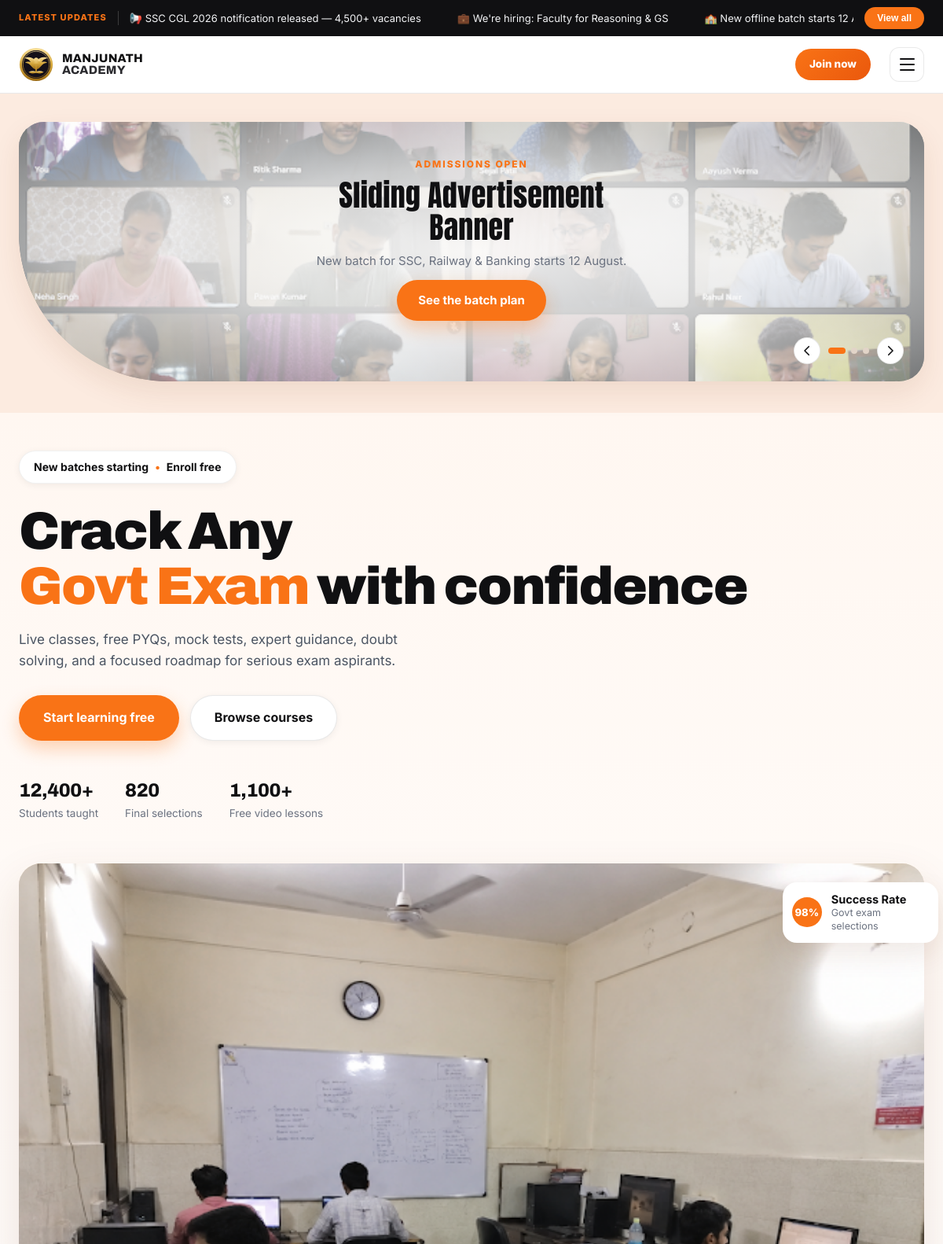
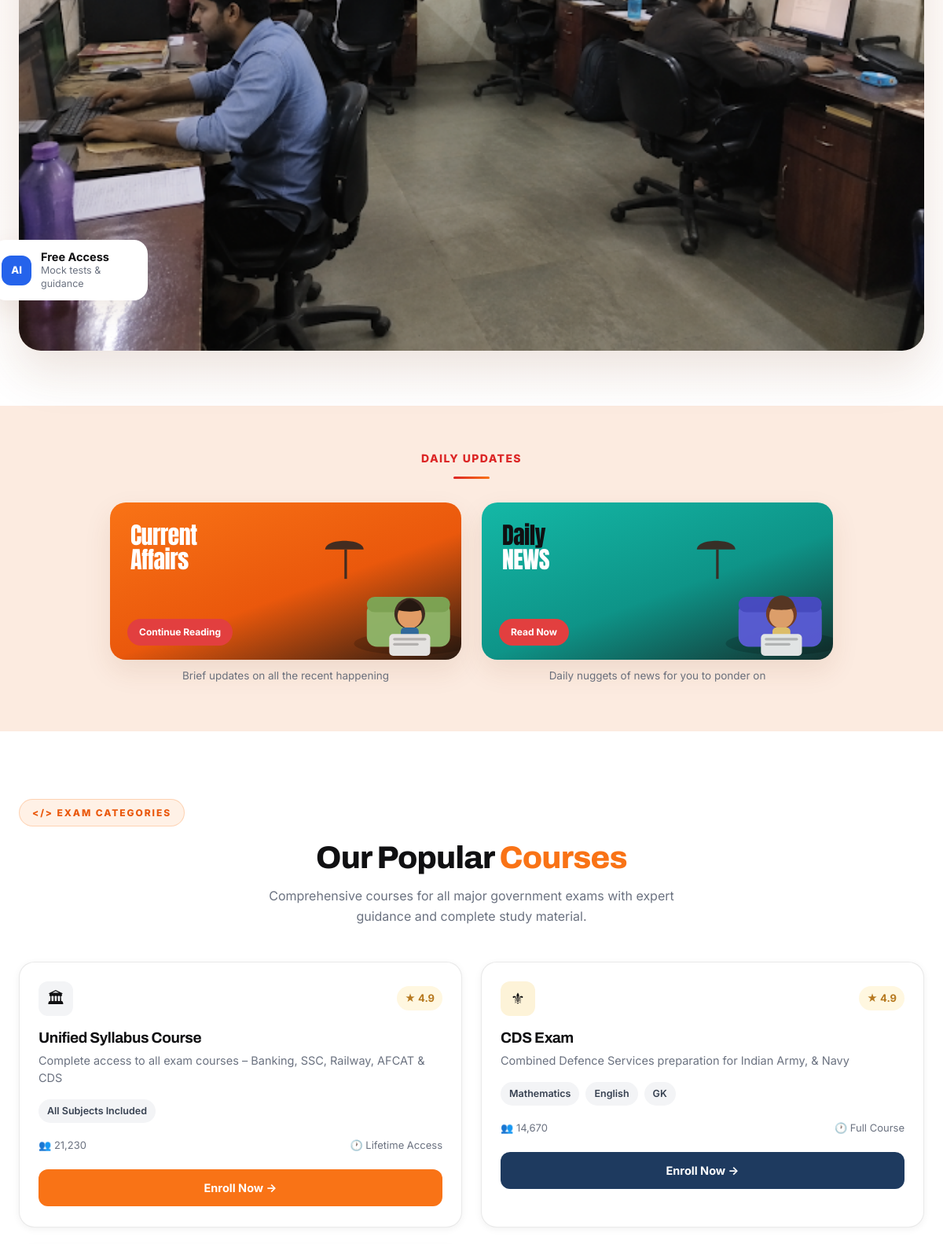
The page / (upper part) on the database its author committed (2 pictures, top to bottom).
### myapp/models.py (models this page shows, shortened)
class Notification(models.Model):
    order = models.PositiveIntegerField(default=0)
    text = models.CharField(max_length=200, help_text='Short scrolling line, e.g. "SSC CGL 2026 notification released — 4,500+ vacancies"')
    detail = models.TextField(blank=True, help_text='Longer text shown in the popup when a student taps this notification')
    link = models.URLField(blank=True, help_text='Official link (apply page, PDF, etc). Shown as a button in the popup.')
    is_active = models.BooleanField(default=True)
    created_at = models.DateTimeField(auto_now_add=True)
    class Meta:
        ordering = ['order', '-created_at']

class BannerSlide(models.Model):
    order = models.PositiveIntegerField(default=0)
    kicker = models.CharField(max_length=100, blank=True, help_text='Small label above the title, e.g. "Admissions open"')
    title = models.CharField(max_length=200)
    subtitle = models.CharField(max_length=300, blank=True)
    button_text = models.CharField(max_length=50, blank=True)
    button_link = models.CharField(max_length=300, blank=True, help_text='e.g. #popular-courses or a full https:// URL')
    image = models.ImageField(upload_to='banner/', blank=True, null=True)
    image_url = models.URLField(blank=True, help_text='Used only if no image is uploaded above')
    is_active = models.BooleanField(default=True)
    class Meta:
        ordering = ['order', 'id']
    @property
    def display_image_url(self):
        if self.image:
            return self.image.url
        return self.image_url

class HeroSection(models.Model):
    VISUAL_ILLUSTRATION = 'illustration'
    VISUAL_IMAGE = 'image'
    VISUAL_VIDEO = 'video'
    VISUAL_TYPE_CHOICES = [
        (VISUAL_ILLUSTRATION, 'Default illustration'),
        (VISUAL_IMAGE, 'Image'),
        (VISUAL_VIDEO, 'Video'),
    ]
    ILLUSTRATION_CHOICES = [
        ('study', 'Studying with a laptop'),
        ('reading', 'Reading a book'),
        ('graduate', 'Graduation success'),
        ('online_class', 'Live online class'),
        ('exam', 'Writing an exam'),
    ]
    badge_text = models.CharField(max_length=80, blank=True, default='New batches starting')
    badge_highlight = models.CharField(max_length=80, blank=True, default='Enroll free', help_text='Shown after the small dot in the badge pill')
    heading_prefix = models.CharField(max_length=100, blank=True, default='Crack Any', help_text='First line of the heading')
    heading_highlight = models.CharField(max_length=100, blank=True, default='Govt Exam', help_text='Highlighted (orange) part of the heading')
    heading_suffix = models.CharField(max_length=100, blank=True, default='with confidence', help_text='Rest of the heading, after the highlight')
    subtitle = models.TextField(blank=True, default='Live classes, free PYQs, mock tests, expert guidance, doubt solving, and a focused roadmap for serious exam aspirants.')
    primary_btn_text = models.CharField(max_length=50, blank=True, default='Start learning free')
    primary_btn_link = models.CharField(max_length=300, blank=True, default='#admission')
    secondary_btn_text = models.CharField(max_length=50, blank=True, default='Browse courses')
    secondary_btn_link = models.CharField(max_length=300, blank=True, default='#popular-courses')
    stat1_number = models.CharField(max_length=20, blank=True, default='12,400+')
    stat1_label = models.CharField(max_length=60, blank=True, default='Students taught')
    stat2_number = models.CharField(max_length=20, blank=True, default='820')
    stat2_label = models.CharField(max_length=60, blank=True, default='Final selections')
    stat3_number = models.CharField(max_length=20, blank=True, default='1,100+')
    stat3_label = models.CharField(max_length=60, blank=True, default='Free video lessons')
    badge1_value = models.CharField(max_length=10, blank=True, default='98%', help_text='e.g. 98%')
    badge1_title = models.CharField(max_length=60, blank=True, default='Success Rate')
    badge1_subtitle = models.CharField(max_length=100, blank=True, default='Govt exam selections')
    badge2_value = models.CharField(max_length=10, blank=True, default='AI', help_text='e.g. AI')
    badge2_title = models.CharField(max_length=60, blank=True, default='Free Access')
    badge2_subtitle = models.CharField(max_length=100, blank=True, default='Mock tests & guidance')
    visual_type = models.CharField(max_length=15, choices=VISUAL_TYPE_CHOICES, default=VISUAL_ILLUSTRATION)
    illustration_style = models.CharField(max_length=20, choices=ILLUSTRATION_CHOICES, default='study', help_text='Used when visual type is "Default illustration".')
    visual_image = models.ImageField(upload_to='hero/', blank=True, null=True, help_text='Used when visual type is "Image". Recommended size: 520×420px.')
    visual_video_url = models.URLField(blank=True, help_text='Used when visual type is "Video". Paste a normal YouTube/Vimeo link, or a direct .mp4 link.')
    class Meta:
        verbose_name = 'Hero section'
        verbose_name_plural = 'Hero section'
    @classmethod
    def load(cls):
        obj, _ = cls.objects.get_or_create(pk=1)
        return obj

### myapp/views.py (the view)
# urls.py: path('', views.index, name='index'),
def index(request):
    banner_slides = BannerSlide.objects.filter(is_active=True)
    return render(request, 'myapp/index.html', {'banner_slides': banner_slides})

### myapp/context_processors.py (called while the page is built)
def site_settings(request):
    return {
        'site_settings': SiteSettings.load(),
        'top_notifications': Notification.objects.filter(is_active=True),
        'chatbot_settings': ChatbotSettings.load(),
        'chatbot_questions': ChatbotQuestion.objects.filter(is_active=True),
        'hero': HeroSection.load(),
    }

### myapp/models.py (called while the page is built)
    @classmethod
    def load(cls):
        obj, _ = cls.objects.get_or_create(pk=1)
        return obj

    @property
    def whatsapp_link(self):
        return f'https://wa.me/{self.whatsapp_number}' if self.whatsapp_number else ''

    @classmethod
    def load(cls):
        obj, _ = cls.objects.get_or_create(pk=1)
        return obj

### myapp/templates/myapp/index.html (shortened to what this page needs)
{% extends "myapp/base.html" %}
{% block content %}
<section class="ad-band" aria-label="Announcements">
  <div class="wrap">
    <div class="ad-card" id="adCard">
      <div class="ad-track" id="adTrack">
        {% if banner_slides %}
          {% for slide in banner_slides %}
          <article class="ad-slide{% if forloop.first %} is-active{% endif %}"{% if slide.display_image_url %} style="background-image:url('{{ slide.display_image_url }}')"{% endif %}>
            {% if slide.kicker %}<p class="ad-kicker">{{ slide.kicker }}</p>{% endif %}
            <h2 class="ad-title">{{ slide.title }}</h2>
            {% if slide.subtitle %}<p class="ad-sub">{{ slide.subtitle }}</p>{% endif %}
            {% if slide.button_text %}<a class="btn btn-primary" href="{{ slide.button_link|default:'#' }}">{{ slide.button_text }}</a>{% endif %}
          </article>
          {% endfor %}
        {% endif %}
      </div>
      <div class="ad-controls">
        <button class="ad-arrow" id="adPrev" aria-label="Previous announcement">
          <svg viewBox="0 0 24 24" aria-hidden="true"><path d="M15 5 8 12l7 7" fill="none" stroke="currentColor" stroke-width="2.2" stroke-linecap="round" stroke-linejoin="round"/></svg>
        </button>
        <div class="ad-dots" id="adDots" role="tablist" aria-label="Choose announcement"></div>
        <button class="ad-arrow" id="adNext" aria-label="Next announcement">
          <svg viewBox="0 0 24 24" aria-hidden="true"><path d="m9 5 7 7-7 7" fill="none" stroke="currentColor" stroke-width="2.2" stroke-linecap="round" stroke-linejoin="round"/></svg>
        </button>
      </div>
    </div>
  </div>
</section>
<section class="hero">
  <div class="wrap hero-grid">
    <div class="hero-copy">
      <p class="pill">{{ hero.badge_text }} <span class="dot">•</span> {{ hero.badge_highlight }}</p>
      <h1>{{ hero.heading_prefix }}<br><em>{{ hero.heading_highlight }}</em> {{ hero.heading_suffix }}</h1>
      <p class="lede">{{ hero.subtitle }}</p>
      <div class="hero-btns">
        {% if hero.primary_btn_text %}<a class="btn btn-primary btn-lg" href="{{ hero.primary_btn_link|default:'#' }}">{{ hero.primary_btn_text }}</a>{% endif %}
        {% if hero.secondary_btn_text %}<a class="btn btn-ghost btn-lg" href="{{ hero.secondary_btn_link|default:'#' }}">{{ hero.secondary_btn_text }}</a>{% endif %}
      </div>
      <ul class="hero-stats">
        <li><strong>{{ hero.stat1_number }}</strong><span>{{ hero.stat1_label }}</span></li>
        <li><strong>{{ hero.stat2_number }}</strong><span>{{ hero.stat2_label }}</span></li>
        <li><strong>{{ hero.stat3_number }}</strong><span>{{ hero.stat3_label }}</span></li>
      </ul>
    </div>
    <div class="hero-visual">
      <div class="visual-card">
        {% if hero.visual_type == 'image' and hero.visual_image %}
          <img class="hero-visual-media" src="{{ hero.visual_image.url }}" alt="">
        {% endif %}
      </div>
      <div class="float-card float-success">
        <span class="badge-round">{{ hero.badge1_value }}</span>
        <span class="float-text"><strong>{{ hero.badge1_title }}</strong>{{ hero.badge1_subtitle }}</span>
      </div>
      <div class="float-card float-access">
        <span class="badge-square">{{ hero.badge2_value }}</span>
        <span class="float-text"><strong>{{ hero.badge2_title }}</strong>{{ hero.badge2_subtitle }}</span>
      </div>
    </div>
  </div>
</section>
<section class="daily-band">
  <div class="wrap">
    <p class="daily-eyebrow">Daily Updates</p>
    <div class="daily-grid">
      <div class="daily-col">
        <article class="daily-card daily-current">
          <div class="daily-card-top">
          </div>
          <div class="daily-card-body">
            <h3>Current<br>Affairs</h3>
          </div>
          <a class="btn-daily btn-daily-red" href="#results">Continue Reading</a>
        </article>
        <p class="daily-caption">Brief updates on all the recent happening</p>
      </div>
      <div class="daily-col">
        <article class="daily-card daily-kbc">
          <div class="daily-card-top">
          </div>
          <div class="daily-card-body">
            <h3 class="kbc-title"><span>Daily</span>NEWS</h3>
          </div>
          <a class="btn-daily btn-daily-red" href="#results">Read Now</a>
        </article>
        <p class="daily-caption">Daily nuggets of news for you to ponder on</p>
      </div>
    </div>
  </div>
</section>
<section class="section" id="popular-courses">
  <div class="wrap">
    <p class="eyebrow eyebrow-pill">&lt;/&gt; Exam Categories</p>
    <h2 class="section-title center-title">Our Popular <span class="text-orange">Courses</span></h2>
    <p class="section-sub">Comprehensive courses for all major government exams with expert guidance and complete study material.</p>
    <div class="pc-grid">
      <article class="pc-card">
        <div class="pc-top">
          <span class="pc-icon pc-icon-grey">🏛</span>
          <span class="pc-rating">★ 4.9</span>
        </div>
        <h3>Unified Syllabus Course</h3>
        <p>Complete access to all exam courses – Banking, SSC, Railway, AFCAT &amp; CDS</p>
        <div class="pc-tags"><span>All Subjects Included</span></div>
        <div class="pc-meta"><span>👥 21,230</span><span>🕐 Lifetime Access</span></div>
        <a class="btn-pc btn-pc-orange" href="#contact">Enroll Now →</a>
      </article>
      <article class="pc-card">
        <div class="pc-top">
          <span class="pc-icon pc-icon-gold">⚜</span>
          <span class="pc-rating">★ 4.9</span>
        </div>
        <h3>CDS Exam</h3>
        <p>Combined Defence Services preparation for Indian Army, &amp; Navy</p>
        <div class="pc-tags"><span>Mathematics</span><span>English</span><span>GK</span></div>
        <div class="pc-meta"><span>👥 14,670</span><span>🕐 Full Course</span></div>
        <a class="btn-pc btn-pc-navy" href="#contact">Enroll Now →</a>
      </article>
    </div>
  </div>
</section>
{% endblock %}

### myapp/templates/myapp/base.html (shortened to what this page needs)
<!DOCTYPE html>
<html lang="en">
<head>
</head>
<body>
<div class="notif-bar" id="notifBar">
  <div class="wrap notif-inner">
    <span class="notif-label">Latest Updates</span>
    <div class="notif-track" id="notifTrack">
      {% for notification in top_notifications %}
      <a class="notif-item" href="#" data-detail="{{ notification.detail }}" data-link="{{ notification.link }}">{{ notification.text }}</a>
      {% endfor %}
    </div>
    <button class="notif-viewall" id="notifViewAll">View all</button>
  </div>
</div>
<header class="site-header" id="top">
  <div class="wrap header-inner">
    <a class="brand" href="{% url 'index' %}" aria-label="Manjunath Academy home">
      {% if site_settings.logo_type == 'image' and site_settings.logo_image %}
        <img class="brand-logo-img" src="{{ site_settings.logo_image.url }}" alt="Manjunath Academy">
      {% else %}
        <span class="crest" aria-hidden="true">
        </span>
        <span class="wordmark">
          <span>MANJUNATH</span>
          <span>ACADEMY</span>
        </span>
      {% endif %}
    </a>
    <button class="menu-toggle" id="menuToggle" aria-expanded="false" aria-controls="primaryNav" aria-label="Open menu">
      <span></span><span></span><span></span>
    </button>
    {% if not user.is_authenticated %}
      <a class="nav-guest-cta" href="{% url 'signup' %}">Join now</a>
    {% endif %}
  </div>
</header>
{% block content %}{% endblock %}
</body>
</html>

### rows shown on the page
Notification: text "📢 SSC CGL 2026 notification released — 4,500+ vacancies"
Notification: text "💼 We're hiring: Faculty for Reasoning & GS"
Notification: text "🏫 New offline batch starts 12…"
BannerSlide: image (picture), kicker "ADMISSIONS OPEN", title "Sliding Advertisement Banner", subtitle "New batch for SSC, Railway & Banking starts 12 August.", button_text "See the batch plan"
HeroSection: badge_text "New batches starting", badge_highlight "Enroll free", heading_prefix "Crack Any", heading_highlight "Govt Exam", heading_suffix "with confidence", subtitle "Live classes, free PYQs, mock tests, expert guidance, doubt solving, and a focused roadmap for serious exam aspirants.", primary_btn_text "Start learning free", secondary_btn_text "Browse courses", stat1_number "12,400+", stat1_label "Students taught", stat2_number "820", stat2_label "Final selections", stat3_number "1,100+", stat3_label "Free video lessons", visual_image (picture), badge1_value "98%", badge1_title "Success Rate", badge1_subtitle "Govt exam selections", badge2_value "AI", badge2_title "Free Access", badge2_subtitle "Mock tests & guidance"
